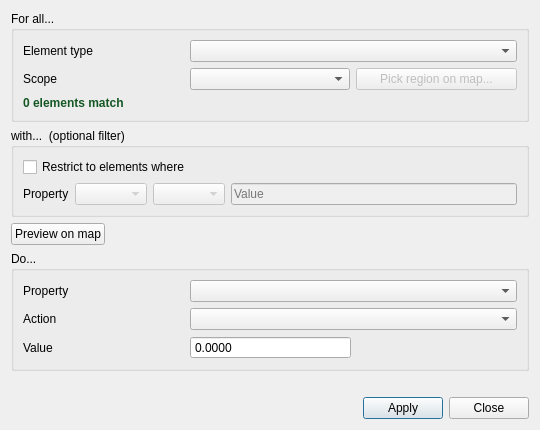
<?xml version="1.0" encoding="UTF-8"?>
<ui version="4.0">
 <class>Dialog</class>
 <widget class="QDialog" name="Dialog">
  <property name="geometry">
   <rect>
    <x>0</x>
    <y>0</y>
    <width>540</width>
    <height>430</height>
   </rect>
  </property>
  <property name="minimumSize">
   <size>
    <width>520</width>
    <height>430</height>
   </size>
  </property>
  <property name="windowTitle">
   <string>QGISRed: Edit properties by group</string>
  </property>
  <layout class="QGridLayout" name="rootLayout">
   <item row="0" column="0">
    <layout class="QVBoxLayout" name="verticalLayout">
     <item>
      <widget class="QgsCollapsibleGroupBox" name="gbTarget">
       <property name="title">
        <string>For all...</string>
       </property>
       <layout class="QGridLayout" name="targetGrid">
        <item row="0" column="0">
         <widget class="QLabel" name="lblElementType">
          <property name="text">
           <string>Element type</string>
          </property>
          <property name="buddy">
           <cstring>cbElementType</cstring>
          </property>
         </widget>
        </item>
        <item row="0" column="1" colspan="2">
         <widget class="QComboBox" name="cbElementType"/>
        </item>
        <item row="1" column="0">
         <widget class="QLabel" name="lblScope">
          <property name="text">
           <string>Scope</string>
          </property>
          <property name="buddy">
           <cstring>cbScope</cstring>
          </property>
         </widget>
        </item>
        <item row="1" column="1">
         <widget class="QComboBox" name="cbScope"/>
        </item>
        <item row="1" column="2">
         <widget class="QPushButton" name="btPickRegion">
          <property name="text">
           <string>Pick region on map...</string>
          </property>
          <property name="enabled">
           <bool>false</bool>
          </property>
         </widget>
        </item>
        <item row="2" column="0" colspan="3">
         <widget class="QLabel" name="lblAffectedCount">
          <property name="text">
           <string>0 elements match</string>
          </property>
          <property name="styleSheet">
           <string>color: #155724; font-weight: bold;</string>
          </property>
         </widget>
        </item>
       </layout>
      </widget>
     </item>
     <item>
      <widget class="QgsCollapsibleGroupBox" name="gbFilter">
       <property name="title">
        <string>with...  (optional filter)</string>
       </property>
       <layout class="QGridLayout" name="filterGrid">
        <item row="0" column="0" colspan="4">
         <widget class="QCheckBox" name="chkFilter">
          <property name="text">
           <string>Restrict to elements where</string>
          </property>
         </widget>
        </item>
        <item row="1" column="0">
         <widget class="QLabel" name="lblFilterProperty">
          <property name="text">
           <string>Property</string>
          </property>
         </widget>
        </item>
        <item row="1" column="1">
         <widget class="QComboBox" name="cbFilterProperty">
          <property name="enabled">
           <bool>false</bool>
          </property>
         </widget>
        </item>
        <item row="1" column="2">
         <widget class="QComboBox" name="cbFilterOperator">
          <property name="enabled">
           <bool>false</bool>
          </property>
         </widget>
        </item>
        <item row="1" column="3">
         <widget class="QLineEdit" name="leFilterValue">
          <property name="enabled">
           <bool>false</bool>
          </property>
          <property name="placeholderText">
           <string>Value</string>
          </property>
         </widget>
        </item>
       </layout>
      </widget>
     </item>
     <item>
      <layout class="QHBoxLayout" name="previewLayout">
       <item>
        <widget class="QPushButton" name="btPreview">
         <property name="text">
          <string>Preview on map</string>
         </property>
        </widget>
       </item>
       <item>
        <spacer name="previewSpacer">
         <property name="orientation">
          <enum>Qt::Horizontal</enum>
         </property>
         <property name="sizeHint" stdset="0">
          <size>
           <width>40</width>
           <height>20</height>
          </size>
         </property>
        </spacer>
       </item>
      </layout>
     </item>
     <item>
      <widget class="QgsCollapsibleGroupBox" name="gbAction">
       <property name="title">
        <string>Do...</string>
       </property>
       <layout class="QGridLayout" name="actionGrid">
        <item row="0" column="0">
         <widget class="QLabel" name="lblProperty">
          <property name="text">
           <string>Property</string>
          </property>
          <property name="buddy">
           <cstring>cbProperty</cstring>
          </property>
         </widget>
        </item>
        <item row="0" column="1" colspan="2">
         <widget class="QComboBox" name="cbProperty"/>
        </item>
        <item row="1" column="0">
         <widget class="QLabel" name="lblAction">
          <property name="text">
           <string>Action</string>
          </property>
          <property name="buddy">
           <cstring>cbAction</cstring>
          </property>
         </widget>
        </item>
        <item row="1" column="1" colspan="2">
         <widget class="QComboBox" name="cbAction"/>
        </item>
        <item row="2" column="0">
         <widget class="QLabel" name="lblValue">
          <property name="text">
           <string>Value</string>
          </property>
         </widget>
        </item>
        <item row="2" column="1" colspan="2">
         <widget class="QStackedWidget" name="stackedValue">
          <property name="currentIndex">
           <number>0</number>
          </property>
          <widget class="QWidget" name="pageNumber">
           <layout class="QHBoxLayout" name="hlNumber">
            <property name="leftMargin">
             <number>0</number>
            </property>
            <property name="topMargin">
             <number>0</number>
            </property>
            <property name="rightMargin">
             <number>0</number>
            </property>
            <property name="bottomMargin">
             <number>0</number>
            </property>
            <item>
             <widget class="QDoubleSpinBox" name="sbNumber">
              <property name="buttonSymbols">
               <enum>QAbstractSpinBox::NoButtons</enum>
              </property>
              <property name="minimum">
               <double>-999999999.000000000000000</double>
              </property>
              <property name="maximum">
               <double>999999999.000000000000000</double>
              </property>
              <property name="decimals">
               <number>4</number>
              </property>
             </widget>
            </item>
            <item>
             <widget class="QLabel" name="lblUnit">
              <property name="text">
               <string/>
              </property>
              <property name="styleSheet">
               <string>color: #555;</string>
              </property>
             </widget>
            </item>
           </layout>
          </widget>
          <widget class="QWidget" name="pageText">
           <layout class="QHBoxLayout" name="hlText">
            <property name="leftMargin">
             <number>0</number>
            </property>
            <property name="topMargin">
             <number>0</number>
            </property>
            <property name="rightMargin">
             <number>0</number>
            </property>
            <property name="bottomMargin">
             <number>0</number>
            </property>
            <item>
             <widget class="QLineEdit" name="leText"/>
            </item>
           </layout>
          </widget>
          <widget class="QWidget" name="pageEnum">
           <layout class="QHBoxLayout" name="hlEnum">
            <property name="leftMargin">
             <number>0</number>
            </property>
            <property name="topMargin">
             <number>0</number>
            </property>
            <property name="rightMargin">
             <number>0</number>
            </property>
            <property name="bottomMargin">
             <number>0</number>
            </property>
            <item>
             <widget class="QComboBox" name="cbEnum"/>
            </item>
           </layout>
          </widget>
          <widget class="QWidget" name="pageFindReplace">
           <layout class="QHBoxLayout" name="glFindReplace">
            <property name="leftMargin">
             <number>0</number>
            </property>
            <property name="topMargin">
             <number>0</number>
            </property>
            <property name="rightMargin">
             <number>0</number>
            </property>
            <property name="bottomMargin">
             <number>0</number>
            </property>
            <item>
             <widget class="QLabel" name="lblFind">
              <property name="text">
               <string>Find</string>
              </property>
             </widget>
            </item>
            <item>
             <widget class="QLineEdit" name="leFind"/>
            </item>
            <item>
             <widget class="QLabel" name="lblReplace">
              <property name="text">
               <string>Replace with</string>
              </property>
             </widget>
            </item>
            <item>
             <widget class="QLineEdit" name="leReplace"/>
            </item>
           </layout>
          </widget>
         </widget>
        </item>
       </layout>
      </widget>
     </item>
     <item>
      <spacer name="verticalSpacer">
       <property name="orientation">
        <enum>Qt::Vertical</enum>
       </property>
       <property name="sizeHint" stdset="0">
        <size>
         <width>20</width>
         <height>10</height>
        </size>
       </property>
      </spacer>
     </item>
     <item>
      <layout class="QHBoxLayout" name="footerLayout">
       <item>
        <spacer name="horizontalSpacer">
         <property name="orientation">
          <enum>Qt::Horizontal</enum>
         </property>
         <property name="sizeHint" stdset="0">
          <size>
           <width>40</width>
           <height>20</height>
          </size>
         </property>
        </spacer>
       </item>
       <item>
        <widget class="QPushButton" name="btApply">
         <property name="text">
          <string>Apply</string>
         </property>
         <property name="default">
          <bool>true</bool>
         </property>
        </widget>
       </item>
       <item>
        <widget class="QPushButton" name="btClose">
         <property name="text">
          <string>Close</string>
         </property>
        </widget>
       </item>
      </layout>
     </item>
    </layout>
   </item>
  </layout>
 </widget>
 <customwidgets>
  <customwidget>
   <class>QgsCollapsibleGroupBox</class>
   <extends>QGroupBox</extends>
   <header>qgis.gui</header>
   <container>1</container>
  </customwidget>
 </customwidgets>
 <resources/>
 <connections/>
</ui>
